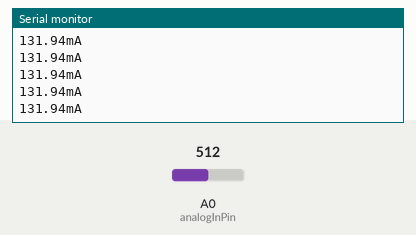
The sketch below on a simulated Arduino Uno, built with avr-gcc and run on an emulated ATmega328P. Shown: the last lines printed to the serial monitor. Inputs (shaded band) come from the test bench; at power-on: A0 (analogInPin) = 512.

Above: at 1.2 s.
1.3 s: A0 (analogInPin) set to 716
At 1.35 s:
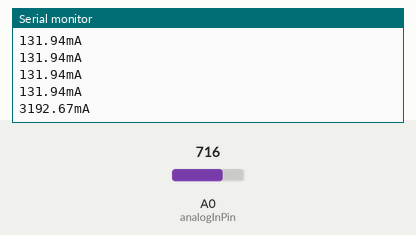
2.8 s: A0 (analogInPin) set to 900
At 2.8 s:
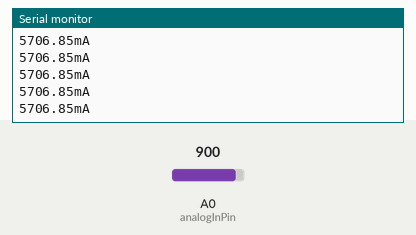
Timing chart, 0 to 5.8 s (numbered marks = the images above; inputs shaded):
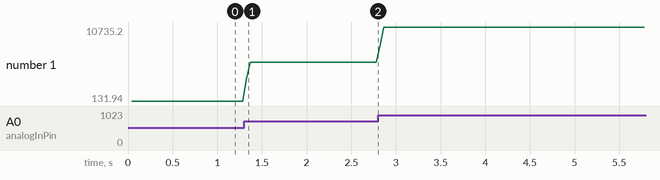

The sketch:

CurrentMeter_withACS712.ino
```cpp
/*  SparkFun ACS712 and ACS723 Demo
    Created by George Beckstein for SparkFun
    4/30/2017
    Updated by SFE
    6/14/2018

    Uses an Arduino to set up the ACS712 and ACS723 Current Sensors
    See the tutorial at: https://learn.sparkfun.com/tutorials/current-sensor-breakout-acs723-hookup-guide

    Parts you may need:
    - 100 Ohm, 1/2W or greater resistor OR two 220 Ohm 1/4 resistors in parallel
    - ACS712 Breakout with on-board amplifier or ACS723 Current Sensor (Low Current)

    Optional equipment:
    - Oscilloscope
    - Multimeter (or two)
    - A power supply with current limiting/constant current would be handy to calibrate the device without using resistors
*/

const int analogInPin = A0;

// Number of samples to average the reading over
// Change this to make the reading smoother... but beware of buffer overflows!
const int avgSamples = 20;
const int currentRatio = 0.01;

int sensorValue = 0;

float sensitivity = 2800.0 / 500.0; //100mA per 500mV = 0.2
float Vref = 2475; // Output voltage with no current: ~ 2500mV or 2.5V

void setup() {
  // initialize serial communications at 9600 bps:
  Serial.begin(9600);
}

void loop() {
  // read the analog in value:
  for (int i = 0; i < avgSamples; i++)
  {
    sensorValue += analogRead(analogInPin);

    // wait 2 milliseconds before the next loop
    // for the analog-to-digital converter to settle
    // after the last reading:
    delay(2);

  }

  sensorValue = sensorValue / avgSamples;

  // The on-board ADC is 10-bits -> 2^10 = 1024 -> 5V / 1024 ~= 4.88mV
  // The voltage is in millivolts
  float voltage = 4.88 * sensorValue;

  // This will calculate the actual current (in mA)
  // Using the Vref and sensitivity settings you configure
  float current = (voltage - Vref) * sensitivity;

  // This is the raw sensor value, not very useful without some calculations
  //Serial.print(sensorValue);

  /*************************************************************************************
   * Step 1.)
   * Uncomment and run the following code to set up the baseline voltage
   * (the voltage with 0 current flowing through the device).
   * Make sure no current is flowing through the IP+ and IP- terminals during this part!
   *
   * The output units are in millivolts. Use the Arduino IDE's Tools->Serial Plotter
   * To see a plot of the output. Adjust the Vref potentiometer to set the reference
   * voltage. This allows the sensor to output positive and negative currents!
   *************************************************************************************/

  //Serial.print((voltage);
  //Serial.print("mA");

  /*************************************************************************************
   * Step 2.)
   * Keep running the same code as above to set up the sensitivity
   * (how many millivolts are output per Amp of current.
   *
   * This time, use a known load current (measure this with a multimeter)
   * to give a constant output voltage. Adjust the sensitivity by turning the
   * gain potentiometer.
   *
   * The sensitivity will be (known current)/(Vreading - Vref).
   *************************************************************************************/

    /*************************************************************************************
   * Step 3.)
   * Comment out the code used for the last two parts and uncomment the following code.
   * When you have performed the calibration steps above, make sure to change the
   * global variables "sensitivity" and "Vref" to what you have set up.
   *
   * This next line of code will print out the calculated current from these parameters.
   * The output is in mA
   *************************************************************************************/

  Serial.print(current);
  Serial.print("mA");


  // -- DO NOT UNCOMMENT BELOW THIS LINE --
  Serial.print("\n");

  // Reset the sensor value for the next reading
  sensorValue = 0;
}
```

Measured:
- after the input at 1.3 s, the serial monitor: prints a new line at once (image 1)
- plotted number 1: 131.94 → 5706.85 after the input at 1.3 s, 5706.85 → 10735.2 after the input at 2.8 s
